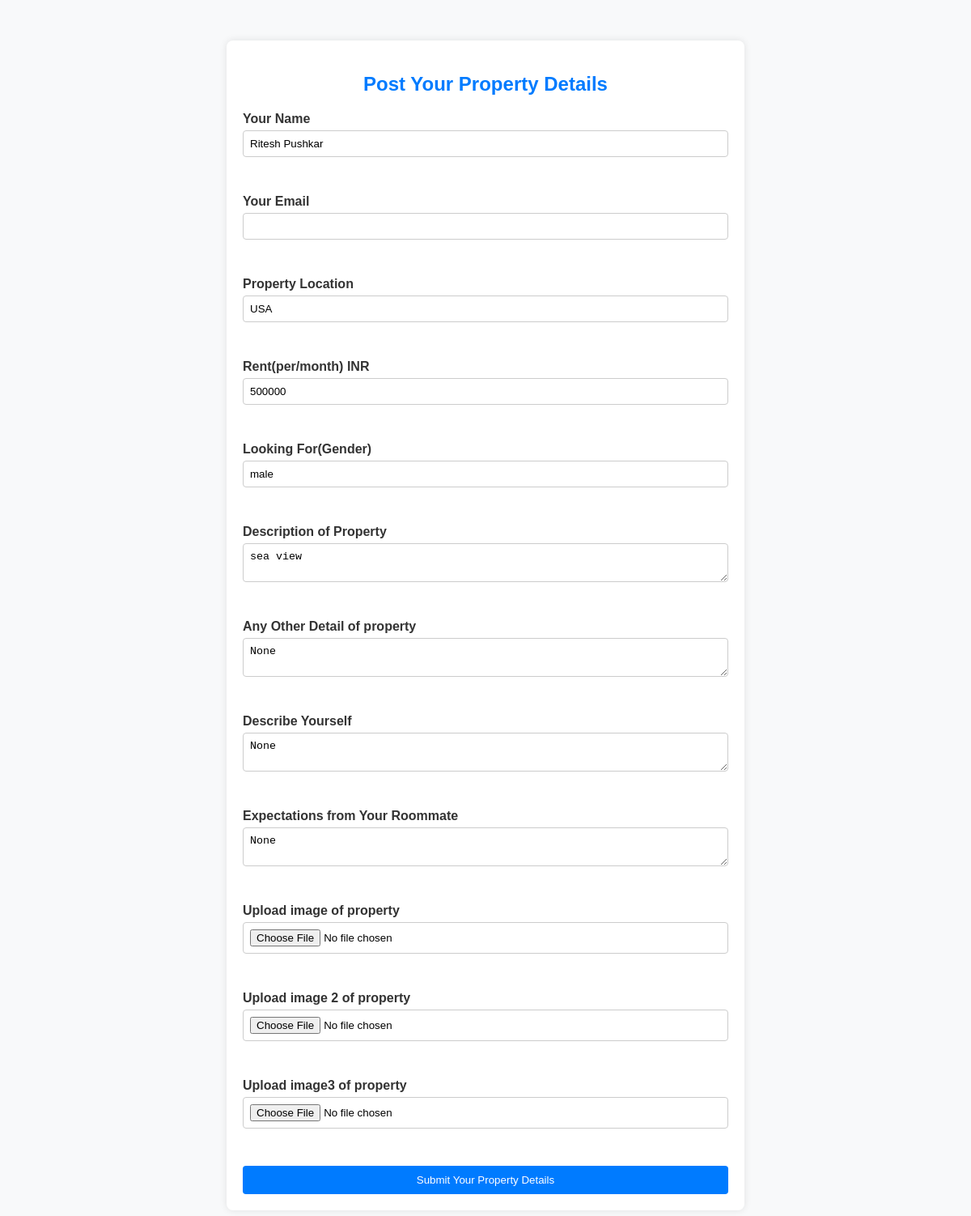
Page /2/ on the earlier database version.
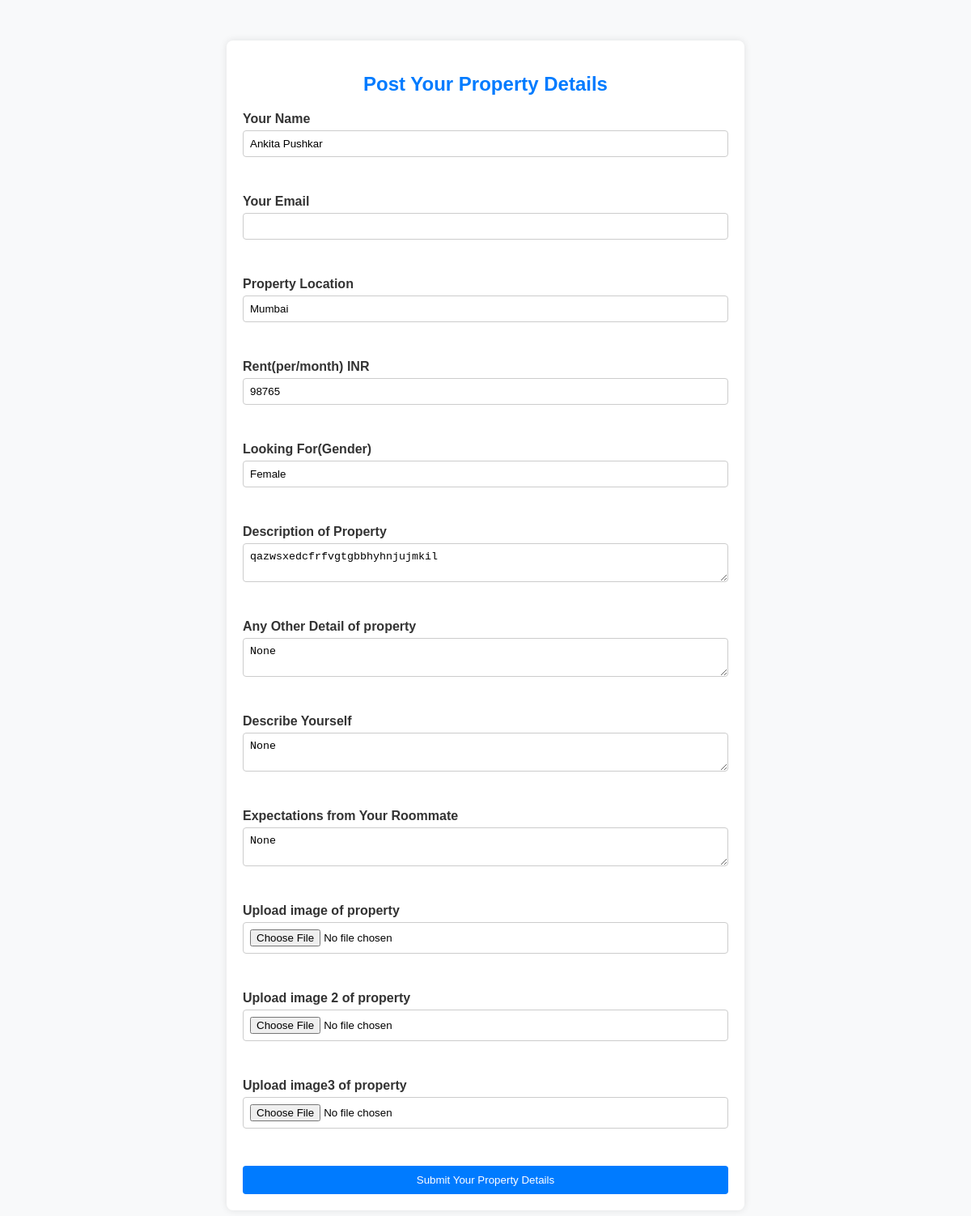
Same page on the later database version.
### properties/models.py (models this page shows)
class listing(models.Model) :
    GENDER_CHOICES = (
        ('male', 'Male'),
        ('female', 'Female'),
        ('any', 'Any')
    )
    name = models.CharField(max_length = 40)
    email = models.EmailField()
    location = models.CharField(max_length = 200)
    rent = models.IntegerField()
    gender = models.CharField(max_length=12, choices=GENDER_CHOICES, default = 'Any')
    description = models.CharField(max_length = 800)
    image = models.ImageField(upload_to="properties_images")
    image2 = models.ImageField(upload_to="properties_images", null=True)
    image3 = models.ImageField(upload_to="properties_images", null=True)
    other_details = models.CharField(max_length = 800, null=True)
    about_you = models.CharField(max_length = 800, null=True)
    about_partner = models.CharField(max_length = 800, null=True)
    user = models.ForeignKey(User, on_delete=models.CASCADE, null=True)

### user_dashboard/views.py (the view, shortened to what this page needs)
# urls.py: path('<int:id>/', edit, name='editdata'),
def edit(request, id):
    image2 = None
    image3 = None
    other_details = None
    about_you = None
    about_partner = None
    data = listing.objects.filter(pk=id)
    listing_object = data.first()  # Use first() instead of accessing index 0 directly
    name = listing_object.name
    email = listing_object.email
    location = listing_object.location
    rent = listing_object.rent
    gender = listing_object.gender
    description = listing_object.description
    image = listing_object.image
    if listing_object.image2:
        image2 = listing_object.image2
    if listing_object.image3:
        image3 = listing_object.image3
    if listing_object.other_details:
        other_details = listing_object.other_details
    if listing_object.about_you:
        about_you = listing_object.about_you
    if listing_object.about_partner:
        about_partner = listing_object.about_partner
    return render(request, 'edit.html', {'name': name, 'email': email, 'location': location, 'rent': rent, 'gender': gender, 'description': description, 'image': image, 'other_details': other_details, 'about_you': about_you, 'about_partner': about_partner, 'image2': image2, 'image3': image3})

### user_dashboard/templates/edit.html (shortened to what this page needs)
<!DOCTYPE html>
<html lang="en">
<head>
</head>
<body>
    <div class="container">
        <h2>Post Your Property Details</h2>
        <form method="POST" enctype="multipart/form-data">
            <label for="name">Your Name</label>
            <input type="text" id="name" name="name" value="{{ name }}">
            <br><br>
            <label for="email">Your Email</label>
            <input type="email" id="email" name="email" value="{{ email }}">
            <br><br>
            <label for="Location">Property Location</label>
            <input type="text" id="location" name="location" value="{{ location }}">
            <br><br>
            <label for="rent">Rent(per/month) INR</label>
            <input type="number" id="rent" name="rent" value="{{ rent }}">
            <br><br>
            <label for="gender">Looking For(Gender)</label>
            <input type="text" id="gender" name="gender" value="{{ gender }}">
            <br><br>
            <label for="description">Description of Property</label>
            <textarea id="description" name="description">{{ description }}</textarea>
            <br><br>
            <label for="other_details">Any Other Detail of property</label>
            <textarea id="description" name="description">{{ other_details }}</textarea>
            <br><br>
            <label for="about_you">Describe Yourself</label>
            <textarea id="about_you" name="about_you">{{ about_you }}</textarea>
            <br><br>
            <label for="about_partner">Expectations from Your Roommate</label>
            <textarea id="about_partner" name="about_partner">{{ about_partner }}</textarea>
            <br><br>
            <label for="image">Upload image of property</label>
            <input type="file" id="image" name="image" accept="image/*">
            <br><br>
            <label for="image">Upload image 2 of property</label>
            <input type="file" id="image" name="image" accept="image/*">
            <br><br>
            <label for="image">Upload image3 of property</label>
            <input type="file" id="image" name="image" accept="image/*">
            <br><br>
            <button type="submit">Submit Your Property Details</button>
        </form>
    </div>
</body>
</html>

Differences in the rows shown:
changed listing: name "Ritesh Pushkar" → "Ankita Pushkar"; location "USA" → "Mumbai"; gender "male" → "Female"; description "sea view" → "qazwsxedcfrfvgtgbbhyhnjujmkil"
Other differences:
form field rent: "500000" → "98765"
